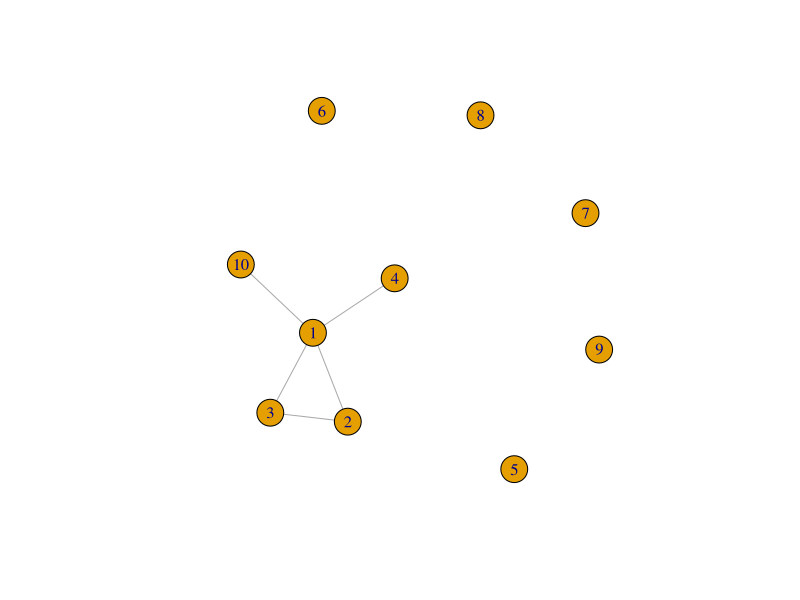
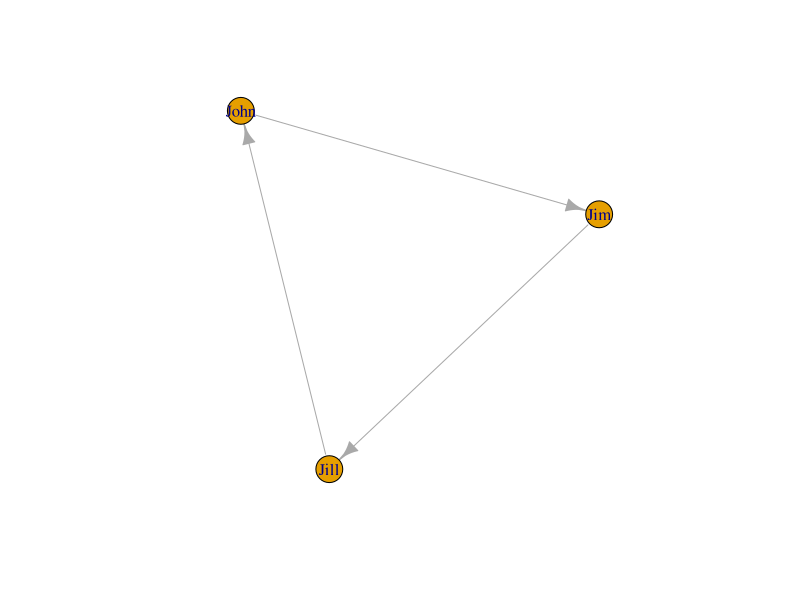
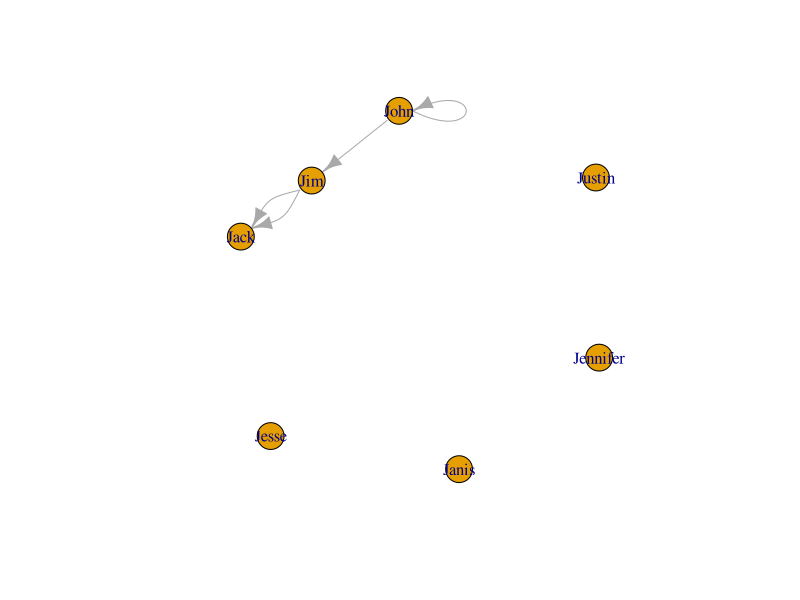
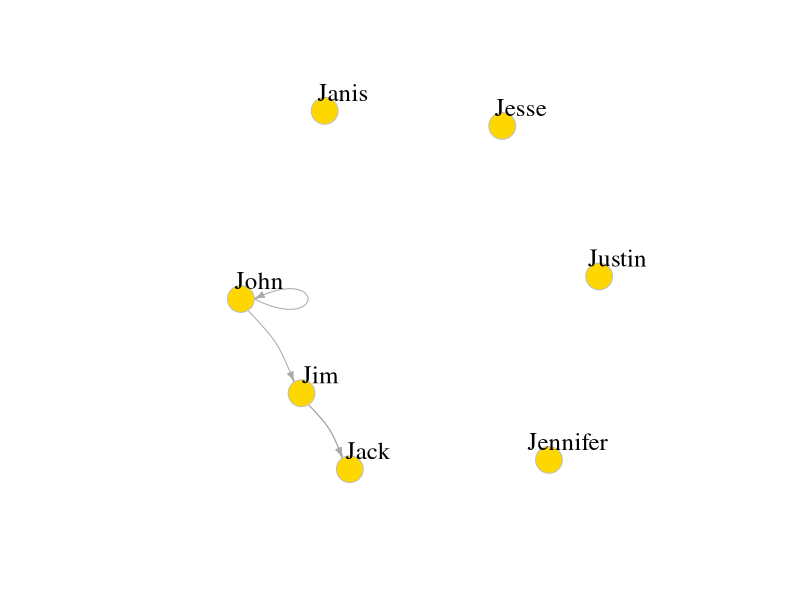
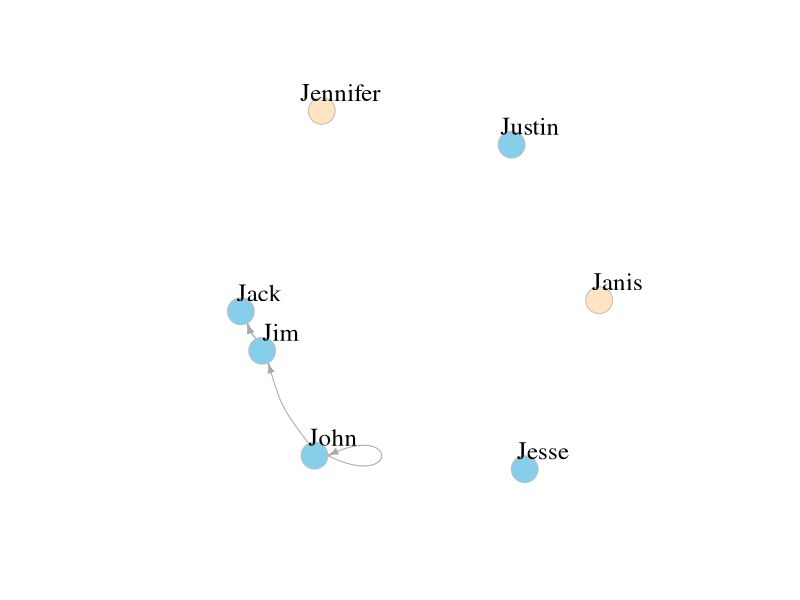
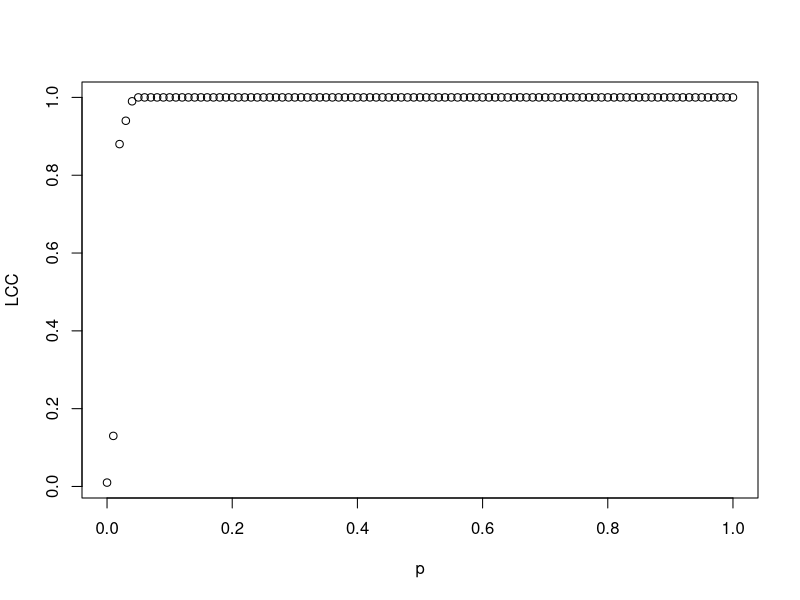
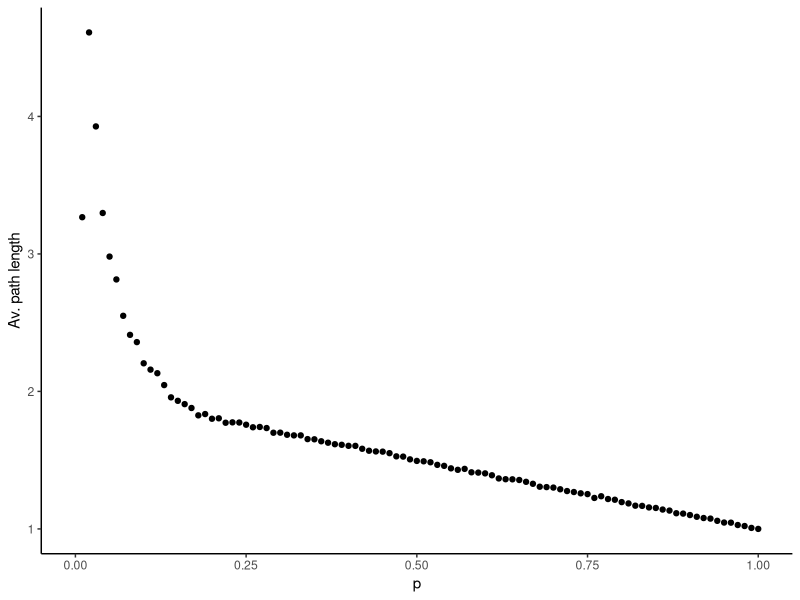
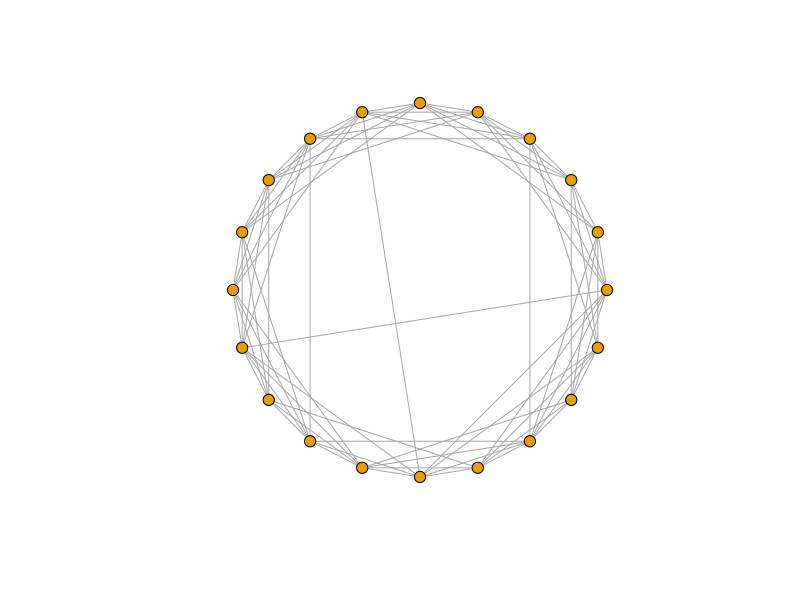

Generate these figures, in order, with R:
library(igraph)
g1 <- graph(edges = c(1,2, 2,3, 3,1, 4,1, 10,1), n=10, directed=F)

plot(g1)

g3 <- graph( c("John", "Jim", "Jim", "Jill", "Jill", "John")) # named vertices
# When the edge list has vertex names, the number of nodes is not needed
plot(g3)

g4 <- graph( c("John", "Jim", "Jim", "Jack", "Jim", "Jack", "John", "John"), 
             isolates=c("Jesse", "Janis", "Jennifer", "Justin") )  
# In named graphs we can specify isolates by providing a list of their names.
plot(g4)

plot(g4, edge.arrow.size=.5, vertex.color="gold", vertex.size=15, 
     vertex.frame.color="gray", vertex.label.color="black", 
     vertex.label.cex=1.5, vertex.label.dist=2, edge.curved=0.2) 

# access graphj adjecency matrix
g4[] # has sparse parameter set to T
V(g4)$name # automatically generated when we created the network

# adding values to the graph
V(g4)$gender <- c("male", "male", "male", "male", "female", "female", "male")
E(g4)$type <- "email" # Edge attribute, assign "email" to all edges
E(g4)$weight <- sample(10,ecount(g4))    # Edge weight, setting all existing edges to 10

g4

# show the weights
E(g4)$weight

# SIMPLIFY
g4 <- set_vertex_attr(g4,"color",value=c("skyblue", "skyblue", "skyblue", "skyblue", 
                                         "bisque", "bisque", "skyblue"))

plot(g4, edge.arrow.size=.5, vertex.color=V(g4)$color, vertex.size=15, 
     vertex.frame.color="gray", vertex.label.color="black", 
     vertex.label.cex=1.5, vertex.label.dist=2, edge.curved=0.2) 

g4_simplified <- simplify(g4, remove.multiple = T, remove.loops = F, 
                          edge.attr.comb=list(weight="sum", type="ignore"))
#this way of simplifying doesn't keep EDGE multiplicity
g4_simplified

##################################################################################################
# replicate paper: plot clustering coefficient and diameter as a func of rewiring probability

# Creates a lattice with 'dim' dimensions of 'size' nodes each, and rewires edges 
# randomly with probability 'p'. You can allow 'loops' and 'multiple' edges.
# The neighborhood in which edges are connected is 'nei'.

er_lcc <- c()
er_avpl <- c()
set.seed(100)
for(p in seq(from = 0, to =  1, by =0.01)){
  er = sample_gnp(100,p, directed = F, loops = F)
  lcc = max(components(er)$csize)
  avpl <- average.path.length(er)
  er_lcc = c(er_lcc, lcc)
  er_avpl = c(er_avpl,avpl)
}
plot(x = seq(from = 0, to =  1, by =0.01), y = er_lcc/vcount(er), xlab = "p", ylab = "LCC")

library(dplyr)
library(ggplot2)
tibble(p = seq(from = 0, to =  1, by =0.01), avpl = er_avpl) %>%
  ggplot(aes(x = p, y = avpl)) + geom_point() + 
  labs(x = "p",y = "Av. path length") +
  theme_classic()

sw <- sample_smallworld(dim=1,size=20,nei=4,p=0.05)
plot(sw, vertex.size=6, vertex.label=NA, layout=layout_in_circle, loops = F, multiple = F)
















